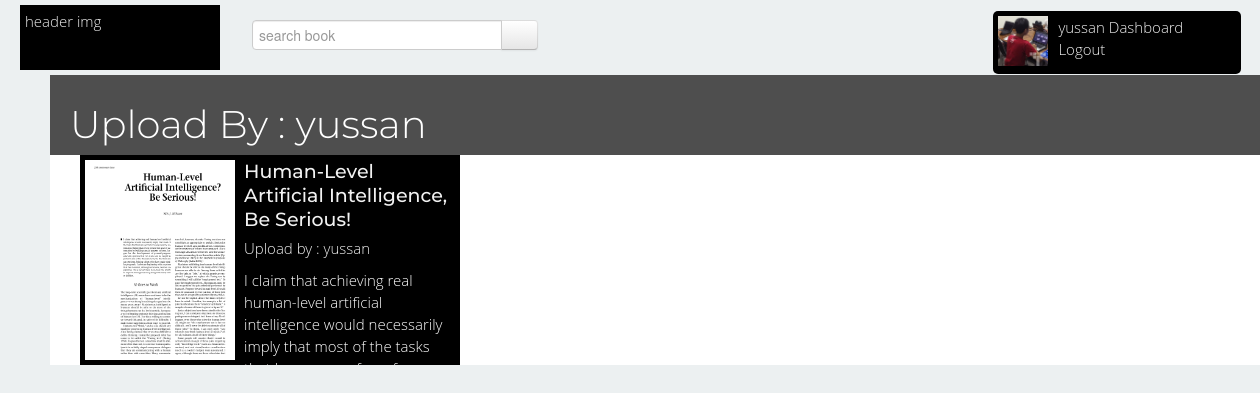
/user.php?user=yussan (signed in), run on the app's committed database.
### tables this page shows
CREATE TABLE IF NOT EXISTS `book` (
  `id` int(11) NOT NULL AUTO_INCREMENT,
  `idate` date NOT NULL,
  `title` varchar(60) NOT NULL,
  `description` varchar(300) NOT NULL,
  `longdesc` varchar(5000) NOT NULL,
  `user` varchar(60) NOT NULL,
  `fk_kategori` int(11) NOT NULL,
  `cover` varchar(50) NOT NULL,
  `cover_folder` char(6) NOT NULL,
  `file` varchar(50) NOT NULL,
  `file_folder` char(5) NOT NULL,
  PRIMARY KEY (`id`),
  KEY `fk_kategori` (`fk_kategori`),
  KEY `user` (`user`)
);

### user.php (the view, shortened to what this page needs)
<?php
	include "function.php";
	$user= $_GET['user'];
	include "header.php";
?>
		<div id="container">
					<section class="section" id="section1" data-section="1" >
							<div  class="title"><h1 style="margin-left:20px">Upload By : <?php echo $user; ?></h1></div>
							<div>
								<div class="book_top" style="width:100%">
									<div class="fluid-row">
									<?php
										$sql = mysql_query("SELECT * FROM book WHERE user = '".$user."'");
										while($books = mysql_fetch_array($sql)){
											$id = $books['id'];
											$user = $books['user'];
											$cover = $books['cover'];
											$cover_folder = $books['cover_folder'];
											$book_title = $books['title'];
											$book_desc = $books['description'];
											$book_cover = "$cover_folder"."$cover";
											$uploadby = $books['user'];
									?>
									<a href="#book-<?php echo $id; ?>" data-toggle="modal">
									  <div class="span4 book_item">
									   	<img style="float:left" src="<?php echo $book_cover;?>" />
									   	<h5 style="margin-bottom:0"><?php echo $book_title;?></h5>
									   	<a href="user.php?user=<?php echo $user ?>"><p style="margin-top:0;margin-bottom:0">Upload by : <?php echo $uploadby; ?></p></a>
									  	<p style="margin-top:10px"><?php echo $book_desc;?></p>
									  </div>
									  </a>
									 <?php } ?>
									</div>
								</div>
							</div>
					</section>
			</div>
	</body>
</html>

### css/style.css (style rules this page uses)
html { font-size: 62.5%; }
body { background: #ecf0f1; color: #fff; font-family: 'Open Sans', 'Helvetica Neue', Helvetica, Arial, sans-serif; font-size: 15px; font-size: 1.5rem; font-weight: 300; line-height: 22px; }
h1, h2, h3, h4, h5, h6 { font-family: "Montserrat", sans-serif; font-weight: 300; font-style: normal; }
p { margin: 0 10px 10px 0; }
a { color: #F1F1F1; text-decoration: none; }
.expanded #container { transform: translate3d(50px, 0px, 0px) scale3d(1, 1, 1); }
#container { backface-visibility: hidden; position: relative; transform: translate3d(0px, 0px, 0px); transition: transform 500ms ease 0s; width: 100%; }
.section { background-attachment: scroll; background-position: center top; position: relative; padding: 20px 0 ; height: 600px; }
.section h5 { font-size: 19px; font-size: 1.9rem; font-weight: 500; line-height: 24px; margin: 0 0 20px; padding-bottom: 5px; }
#section1 { background:#4E4E4E; -webkit-background-size: 100% auto; -moz-background-size: 100% auto; -o-background-size: 100% auto; background-size: 100% auto; background-repeat: no-repeat; }
@media screen and (min-width: 1200px) { #section1 { padding: 20px 0; height: 250px; } }
.book_top { height : 210px; width :2000px; background-color: white; }
.book_item { float:left; background-color: #000; overflow: hidden; height : 200px; padding : 5px; text-align:left; }
.book_item img { width :150px; height :200px; float :left; margin : 0 9px 3px 0; }

### data on the page
book: cover_folder+cover (picture), title "Human-Level Artificial Intelligence, Be Serious!", user "yussan", description "I claim that achieving real human-level artificial intelligence would necessarily imply that most of the tasks…"

### other printed values
$_SESSION['user']['username'] "yussan"
$user "yussan"
